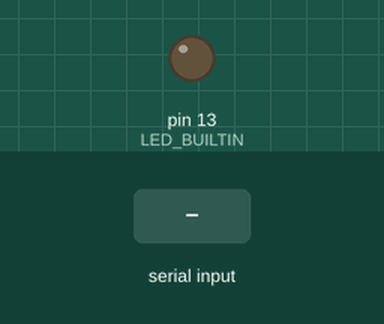
This sketch was run on a simulated Arduino Nano, built with avr-gcc and run on an emulated ATmega328P. Parts: output pins drawn as LEDs (lit = HIGH). The inputs (shaded band) are chosen by the test bench.

Above: at 1.2 s.
1.3 s: "1\n" received over Serial
At 2.0 s:
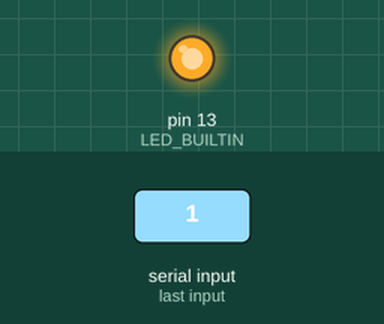
2.8 s: "0\n" received over Serial
At 3.2 s:
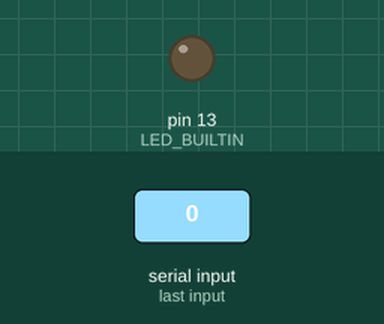
4.3 s: "2\n" received over Serial
At 5.5 s:
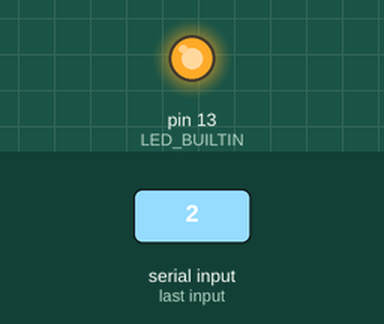
Timing chart, 0 to 7.3 s (numbered marks = the images above; inputs shaded):
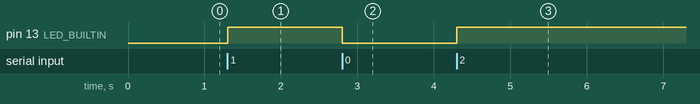

Measured:
- after the input at 1.3 s, pin 13 (LED_BUILTIN): LOW → HIGH at once
- after the input at 2.8 s, pin 13 (LED_BUILTIN): HIGH → LOW at once
- after the input at 4.3 s, pin 13 (LED_BUILTIN): LOW → HIGH at once

The sketch:

esp8285_arduino.ino
```cpp
// test esp8285 with arduino nano for serial
//program for arduino ... when receipt a string change led
//www.costycnc.it low cost foam cutter cnc

void setup() {
  // initialize serial:
  Serial.begin(9600);
pinMode(LED_BUILTIN, OUTPUT);

}

void loop() {
  // if there's any serial available, read it:
  while (Serial.available() > 0) {


    // look for the newline. That's the end of your sentence:
    if (Serial.read() == '\n') {
  digitalWrite(LED_BUILTIN, !digitalRead(LED_BUILTIN));
    }
  }
}
```
